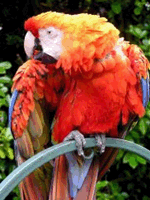
#> input picture indexed.png, 150 x 200 px, found by its file name
$ python fourier.py
#> lines starting #> are read from the running program, lines starting #| are printed output that depends on the picture
import cv2
import numpy as np


class Fourier:
    def show_img_fft(self, filepath):
#> called with filepath = 'D:\\Programming\\python\\PNG\\indexed.png'
        img = cv2.imread(filepath, 0)
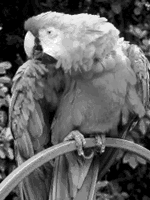
#> img: shape (200, 150); min 0, max 255, mean 97.8
        f = np.fft.fft2(img)
        shift_f = np.fft.fftshift(f)
        magnitude_spectrum = 20 * np.log(np.abs(shift_f))
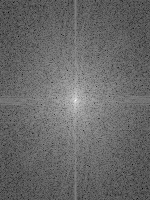
#> magnitude_spectrum: shape (200, 150) float64; min 42.7, max 297.8, mean 147.6; drawn with min black and max white
        img_spectrum = np.asanyarray(magnitude_spectrum, dtype=np.uint8)
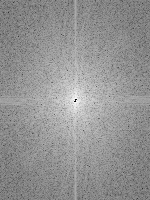
#> img_spectrum: shape (200, 150); min 0, max 253, mean 147
        cv2.imshow('spectrum', img_spectrum)
        cv2.waitKey(0)
        cv2.destroyAllWindows()
        return img, shift_f, magnitude_spectrum

    def show_img_inverse_fft(self, img, shift, spectrum):
        shift = np.fft.fftshift(shift)
        img_back = np.fft.ifft2(shift)
        img_back = np.abs(img_back)
        img_back = np.asanyarray(img_back, dtype=np.uint8)
        cv2.imshow('after inverse', img_back)
        cv2.waitKey(0)
        cv2.destroyAllWindows()


if __name__ == '__main__':
    f = Fourier()
    img, shift, spec = f.show_img_fft('D:\Programming\python\PNG\indexed.png')
    f.show_img_inverse_fft(img, shift, spec)

$ run again, with kostki.png copied over indexed.png
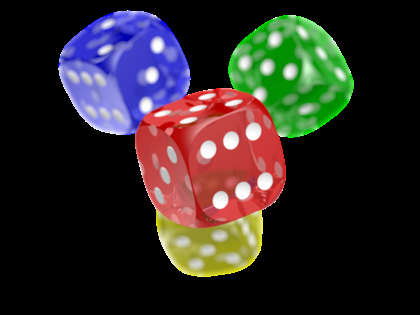
#> input picture kostki.png, 420 x 315 px, found by its file name
#> in show_img_fft, `magnitude_spectrum = 20 * np.log(np.abs(shift_f))`:
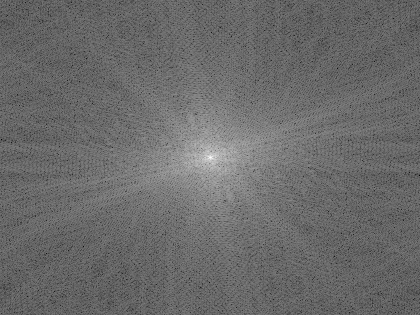
#> magnitude_spectrum: shape (315, 420) float64; min 48.52, max 312.7, mean 159.5; drawn with min black and max white
#> in show_img_fft, `img_spectrum = np.asanyarray(magnitude_spectrum, dtype=np.uint8)`:
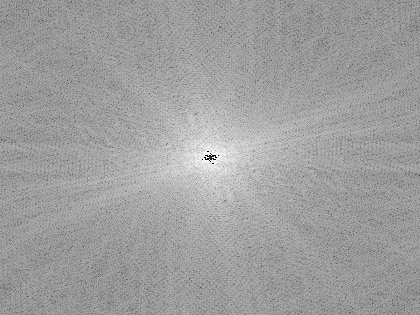
#> img_spectrum: shape (315, 420); min 0, max 255, mean 158.9
